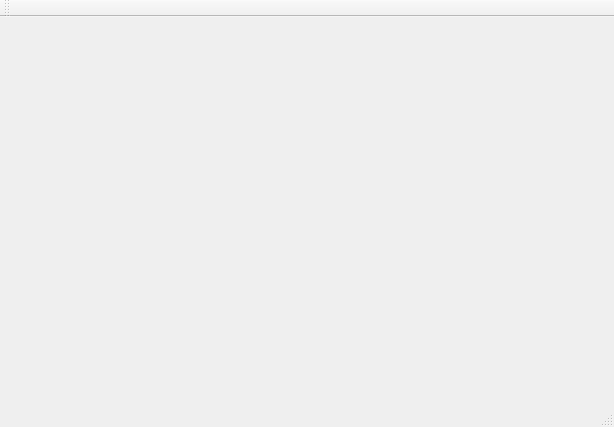
<?xml version="1.0" encoding="UTF-8"?>
<ui version="4.0">
 <class>MainWindow</class>
 <widget class="QMainWindow" name="MainWindow">
  <property name="geometry">
   <rect>
    <x>0</x>
    <y>0</y>
    <width>614</width>
    <height>427</height>
   </rect>
  </property>
  <property name="windowTitle">
   <string>MainWindow</string>
  </property>
  <widget class="QWidget" name="centralWidget"/>
  <widget class="QMenuBar" name="menuBar">
   <property name="geometry">
    <rect>
     <x>0</x>
     <y>0</y>
     <width>614</width>
     <height>22</height>
    </rect>
   </property>
  </widget>
  <widget class="QToolBar" name="mainToolBar">
   <attribute name="toolBarArea">
    <enum>TopToolBarArea</enum>
   </attribute>
   <attribute name="toolBarBreak">
    <bool>false</bool>
   </attribute>
  </widget>
  <widget class="QStatusBar" name="statusBar"/>
 </widget>
 <layoutdefault spacing="6" margin="11"/>
 <resources/>
 <connections/>
</ui>
